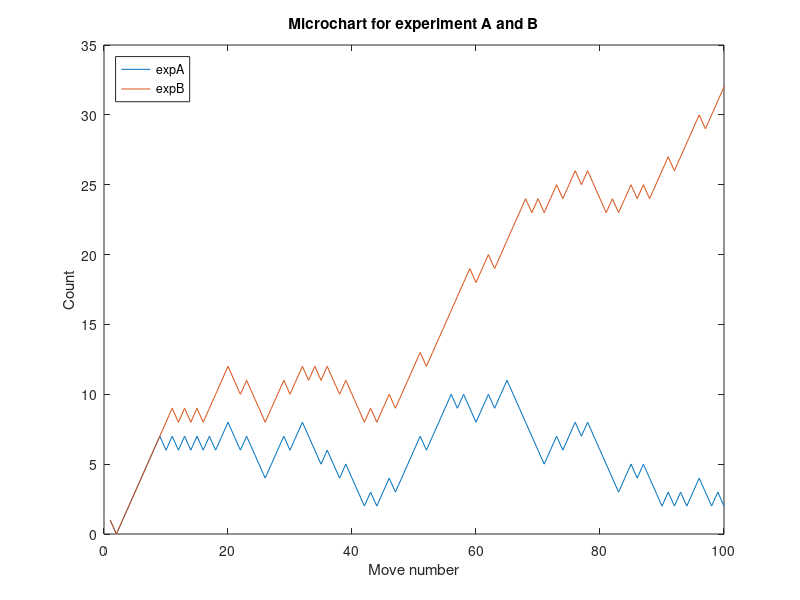

The MATLAB script that drew this image:
function Q2_ab
    move_number = (1:100)';
    reading_on_die = [3,5,1,2,1,1,2,3,3,4,3,5,2,6,1,5,3,4,1,2,5,6,2,5,6,6,...
                     1,1,2,6,1,3,6,4,5,2,5,6,1,5,6,5,2,5,1,3,6,2,2,1,1,5,2,2,...
                     3,1,4,1,4,5,1,3,5,3,1,4,4,4,6,4,6,1,1,5,3,1,6,3,5,5,6,...
                     4,5,3,2,6,3,6,4,4,1,6,3,4,3,2,6,4,1,4]';
    % disp(size(reading_on_die));
    expA_molecular_state = zeros(size(move_number));
    expB_molecular_state = zeros(size(move_number));
    microChartExptA = zeros([100,1]);
    microChartExptB = zeros([100,1]);
    counterA = 0;
    counterB = 0;
    
    for i = 1:100
        if reading_on_die(i) <= 3
            expA_molecular_state(i) = 1;
            counterA = counterA+1;
        else
            expA_molecular_state(i) = 2;
            counterA = counterA-1;
        end
        
        if reading_on_die(i) <= 4
            expB_molecular_state(i) = 1;
            counterB = counterB+1;
        else
            expB_molecular_state(i) = 2;
            counterB = counterB-1;
        end
        
        microChartExptA(i) = counterA;
        microChartExptB(i) = counterB;
    end
    
    
    
%     disp(move_number);
%     disp(reading_on_die);
%     disp(expA_molecular_state);
%     disp(expB_molecular_state);
figure;
plot(move_number', microChartExptA);
hold on;
plot(move_number', microChartExptB);
legend('expA','expB', 'Location','northwest');
xlabel("Move number"); ylabel("Count");
title("Microchart for experiment A and B");
    
end